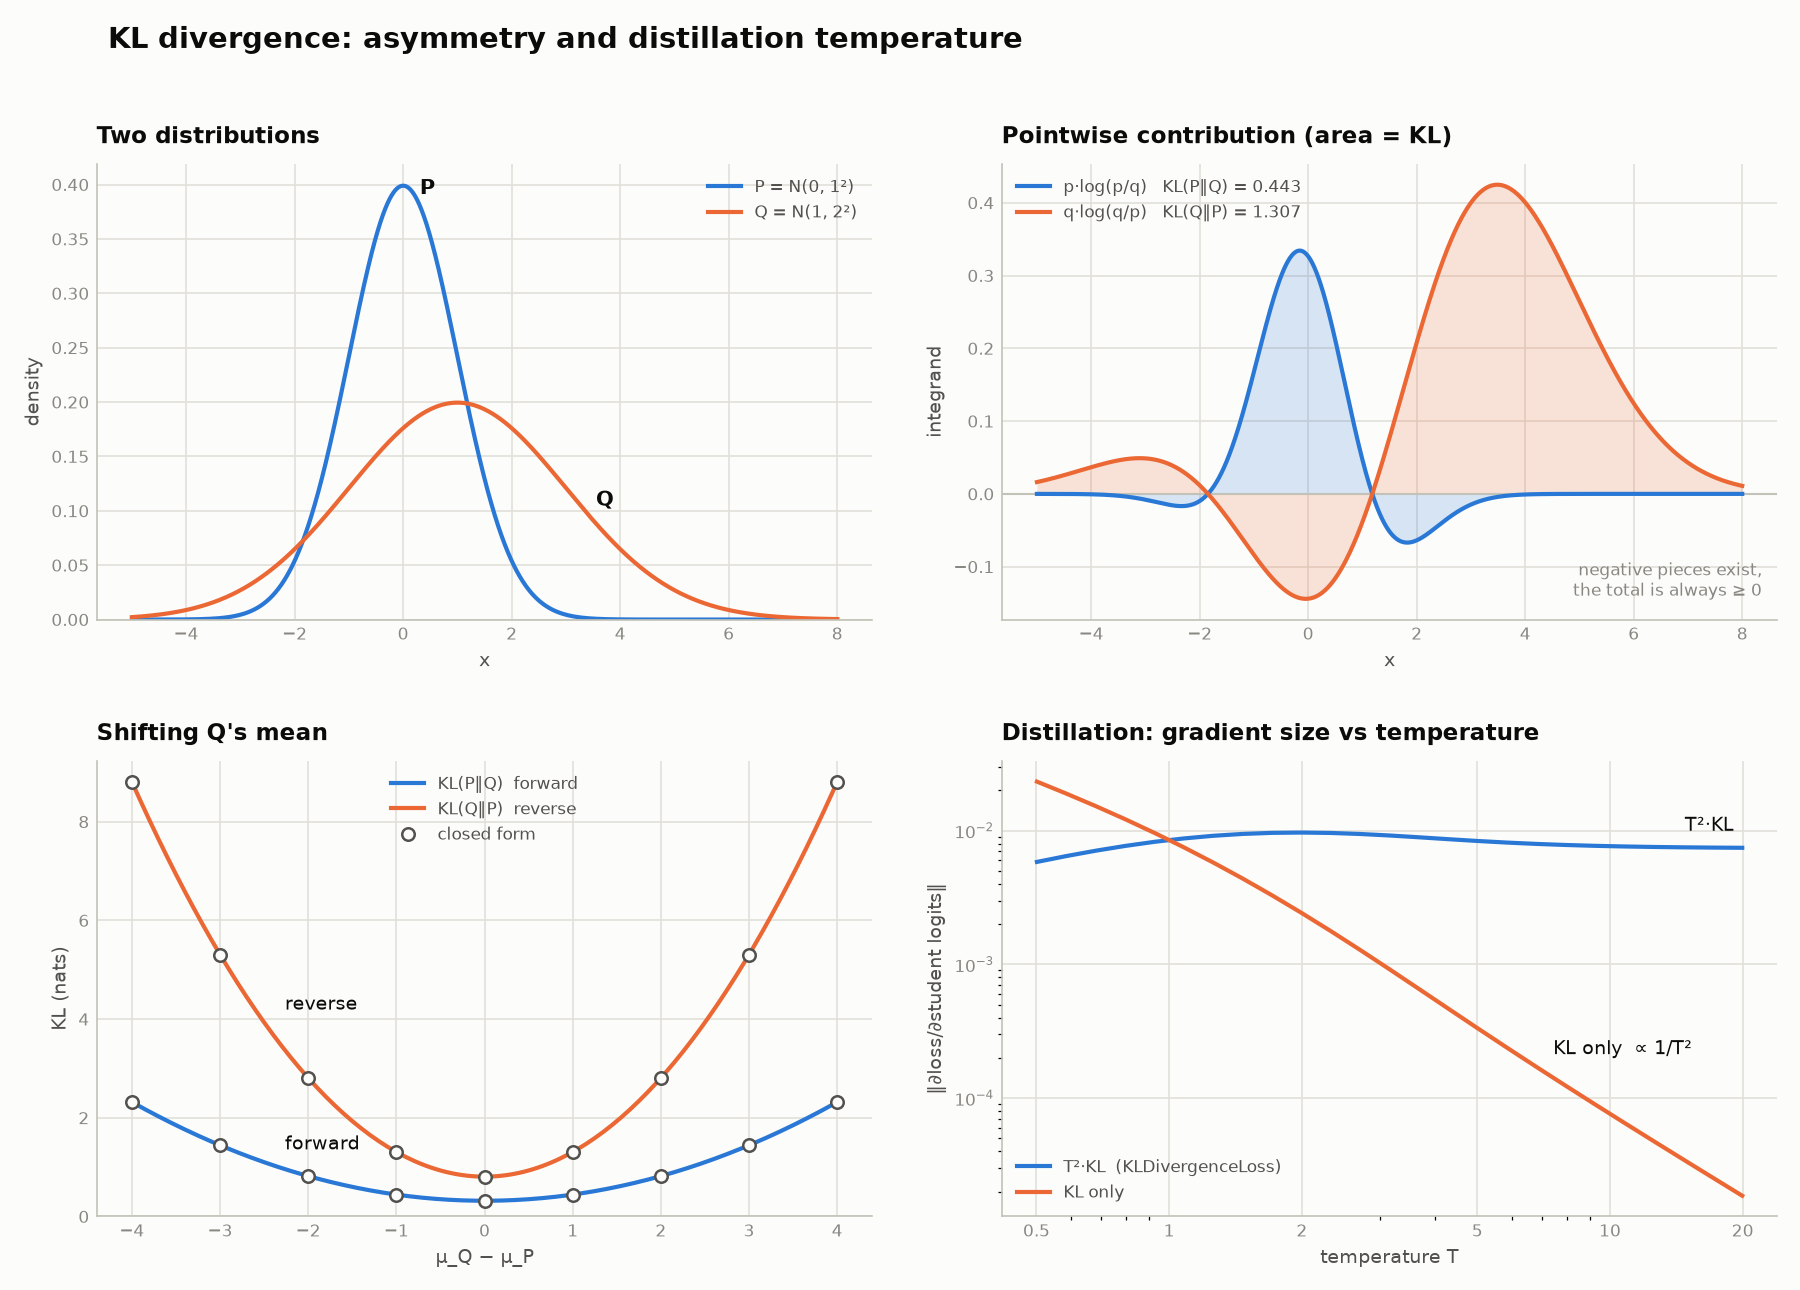

This chart was generated by the following Python code:
import argparse
import math
from pathlib import Path

import torch
import torch.nn as nn
import torch.nn.functional as F


# ----------------------------------------------------------------- loss
def kl_divergence(p_logits, q_logits, dim=1, temperature=1.0, mask=None, reduction="mean"):
    """KL(P || Q) = sum_c p_c * (log p_c - log q_c), with P, Q = softmax(logits / T) along `dim`.

    P is the target (teacher), Q the prediction pulled toward it. Any shape works --
    (N, C), (B, C, N), (B, C, H, W): every position off `dim` is one distribution.
    `mask` has the logits shape minus `dim` and keeps valid positions (e.g. drops padded points).
    reduction: "mean" over positions (== F.kl_div "batchmean" for 2-D input), "sum" or "none".
    Logits must be finite (a -inf logit gives 0 * inf = nan).
    """
    log_p = F.log_softmax(p_logits / temperature, dim)
    log_q = F.log_softmax(q_logits / temperature, dim)
    kl = (log_p.exp() * (log_p - log_q)).sum(dim)
    if mask is not None:
        kl = kl[mask]
    if reduction == "none":
        return kl
    if reduction == "sum":
        return kl.sum()
    return kl.mean() if kl.numel() else kl.sum() * 0


class KLDivergenceLoss(nn.Module):
    """Distillation loss T^2 * KL(teacher || student) (Hinton et al. 2015).

    The T^2 factor cancels the 1/T^2 that softening puts on the gradient, so the loss
    weight does not have to be retuned when T changes. The teacher is detached.
    """

    def __init__(self, temperature=1.0, dim=1, reduction="mean"):
        super().__init__()
        self.temperature, self.dim, self.reduction = temperature, dim, reduction

    def forward(self, student_logits, teacher_logits, mask=None):
        kl = kl_divergence(teacher_logits.detach(), student_logits, self.dim,
                           self.temperature, mask, self.reduction)
        return self.temperature ** 2 * kl


# ----------------------------------------------------------------- checks
def gaussian_kl(mu1, s1, mu2, s2):
    """Closed form KL(N(mu1, s1^2) || N(mu2, s2^2))."""
    return math.log(s2 / s1) + (s1 ** 2 + (mu1 - mu2) ** 2) / (2 * s2 ** 2) - 0.5


def gaussian_log_pdf(x, mu, s):
    return -0.5 * ((x - mu) / s) ** 2 - math.log(s * math.sqrt(2 * math.pi))


def self_check():
    torch.manual_seed(0)
    # (N, C) against torch's own kl_div
    p, q = torch.randn(512, 17), torch.randn(512, 17)
    ref = F.kl_div(q.log_softmax(1), p.log_softmax(1), reduction="batchmean", log_target=True)
    ours = kl_divergence(p, q)
    print(f"(N, C)       ours={ours:.6f}  F.kl_div={ref:.6f}")
    assert torch.allclose(ours, ref, atol=1e-6)

    # (B, C, N) with a padding mask
    p, q = torch.randn(2, 17, 300), torch.randn(2, 17, 300)
    valid = torch.zeros(2, 300, dtype=torch.bool)
    valid[0, :300], valid[1, :180] = True, True
    flat = lambda t: t.permute(0, 2, 1)[valid]                        # -> (n_valid, C)
    ref = F.kl_div(flat(q).log_softmax(1), flat(p).log_softmax(1),
                   reduction="batchmean", log_target=True)
    ours = kl_divergence(p, q, mask=valid)
    print(f"(B, C, N)    ours={ours:.6f}  F.kl_div={ref:.6f}  (masked)")
    assert torch.allclose(ours, ref, atol=1e-6)

    # identical distributions -> 0, and KL >= 0 everywhere
    assert kl_divergence(p, p).abs() < 1e-6
    assert (kl_divergence(p, q, reduction="none") >= -1e-6).all()

    # discretised Gaussians against the closed form (softmax of log-pdf = normalised density)
    x = torch.linspace(-15, 15, 20001, dtype=torch.float64)
    lp, lq = gaussian_log_pdf(x, 0, 1), gaussian_log_pdf(x, 1, 2)
    print(f"Gaussian     KL(P||Q)={kl_divergence(lp, lq, dim=0):.6f}  "
          f"closed={gaussian_kl(0, 1, 1, 2):.6f}")
    print(f"             KL(Q||P)={kl_divergence(lq, lp, dim=0):.6f}  "
          f"closed={gaussian_kl(1, 2, 0, 1):.6f}")
    assert abs(kl_divergence(lp, lq, dim=0) - gaussian_kl(0, 1, 1, 2)) < 1e-6
    print("self-check ok")


# ----------------------------------------------------------------- plot
SURFACE, INK, INK2, MUTED, GRID, AXIS = "#fcfcfb", "#0b0b0b", "#52514e", "#898781", "#e1e0d9", "#c3c2b7"
BLUE, ORANGE = "#2a78d6", "#eb6834"


def _style(ax, title, xlabel, ylabel):
    ax.set_facecolor(SURFACE)
    ax.set_title(title, loc="left", color=INK, fontsize=11, fontweight="bold", pad=10)
    ax.set_xlabel(xlabel, color=INK2, fontsize=9)
    ax.set_ylabel(ylabel, color=INK2, fontsize=9)
    ax.tick_params(colors=MUTED, labelsize=8, length=0)
    ax.grid(True, color=GRID, linewidth=0.8)
    ax.set_axisbelow(True)
    for side in ("top", "right"):
        ax.spines[side].set_visible(False)
    for side in ("left", "bottom"):
        ax.spines[side].set_color(AXIS)


def _legend(ax, **kw):
    ax.legend(frameon=False, fontsize=8, labelcolor=INK2, **kw)


def plot_kl_divergence(save_path=None, show=False):
    import matplotlib.pyplot as plt
    from matplotlib.ticker import FuncFormatter, NullFormatter

    mu_p, s_p, mu_q, s_q = 0.0, 1.0, 1.0, 2.0
    x = torch.linspace(-15, 15, 20001, dtype=torch.float64)
    lp, lq = gaussian_log_pdf(x, mu_p, s_p), gaussian_log_pdf(x, mu_q, s_q)
    p, q = lp.exp(), lq.exp()
    kl_pq = kl_divergence(lp, lq, dim=0).item()
    kl_qp = kl_divergence(lq, lp, dim=0).item()
    view = (x > -5) & (x < 8)
    xv = x[view].numpy()

    fig, axes = plt.subplots(2, 2, figsize=(12, 8.6), facecolor=SURFACE)
    fig.suptitle("KL divergence: asymmetry and distillation temperature", x=0.06, ha="left",
                 color=INK, fontsize=14, fontweight="bold")

    # (a) the two distributions
    ax = axes[0, 0]
    _style(ax, "Two distributions", "x", "density")
    ax.plot(xv, p[view], color=BLUE, lw=2, label=f"P = N({mu_p:g}, {s_p:g}²)")
    ax.plot(xv, q[view], color=ORANGE, lw=2, label=f"Q = N({mu_q:g}, {s_q:g}²)")
    ax.annotate("P", (0.0, p.max().item()), xytext=(8, -4), textcoords="offset points",
                color=INK, fontsize=10, fontweight="bold")
    ax.annotate("Q", (3.4, math.exp(gaussian_log_pdf(3.4, mu_q, s_q))), xytext=(4, 4),
                textcoords="offset points", color=INK, fontsize=10, fontweight="bold")
    ax.set_ylim(bottom=0)
    _legend(ax, loc="upper right")

    # (b) where each direction pays: the integrand, area under it = KL
    ax = axes[0, 1]
    _style(ax, "Pointwise contribution (area = KL)", "x", "integrand")
    f_pq, f_qp = (p * (lp - lq))[view], (q * (lq - lp))[view]
    ax.axhline(0, color=AXIS, lw=1)
    ax.fill_between(xv, 0, f_pq, color=BLUE, alpha=0.18, lw=0)
    ax.fill_between(xv, 0, f_qp, color=ORANGE, alpha=0.18, lw=0)
    ax.plot(xv, f_pq, color=BLUE, lw=2, label=f"p·log(p/q)   KL(P‖Q) = {kl_pq:.3f}")
    ax.plot(xv, f_qp, color=ORANGE, lw=2, label=f"q·log(q/p)   KL(Q‖P) = {kl_qp:.3f}")
    ax.text(0.98, 0.04, "negative pieces exist,\nthe total is always ≥ 0", transform=ax.transAxes,
            ha="right", va="bottom", color=MUTED, fontsize=8)
    _legend(ax, loc="upper left")

    # (c) sweep the mean of Q: forward vs reverse, our implementation vs closed form
    ax = axes[1, 0]
    _style(ax, "Shifting Q's mean", "μ_Q − μ_P", "KL (nats)")
    shifts = torch.linspace(-4, 4, 161, dtype=torch.float64)
    fwd, rev = [], []
    for d in shifts.tolist():
        lq_d = gaussian_log_pdf(x, d, s_q)
        fwd.append(kl_divergence(lp, lq_d, dim=0).item())
        rev.append(kl_divergence(lq_d, lp, dim=0).item())
    ax.plot(shifts, fwd, color=BLUE, lw=2, label="KL(P‖Q)  forward")
    ax.plot(shifts, rev, color=ORANGE, lw=2, label="KL(Q‖P)  reverse")
    marks = [-4, -3, -2, -1, 0, 1, 2, 3, 4]
    ax.plot(marks, [gaussian_kl(0, s_p, d, s_q) for d in marks], "o", ms=6, mfc=SURFACE,
            mec=INK2, mew=1.2, ls="none", label="closed form")
    ax.plot(marks, [gaussian_kl(d, s_q, 0, s_p) for d in marks], "o", ms=6, mfc=SURFACE,
            mec=INK2, mew=1.2, ls="none")
    i = 30                                                             # shift = -2.5
    for name, ys in (("reverse", rev), ("forward", fwd)):
        ax.annotate(name, (shifts[i], ys[i]), xytext=(10, 4), textcoords="offset points",
                    ha="left", va="bottom", color=INK, fontsize=9)
    ax.set_ylim(bottom=0)
    _legend(ax, loc="upper center")

    # (d) distillation: why the loss is scaled by T^2
    ax = axes[1, 1]
    _style(ax, "Distillation: gradient size vs temperature", "temperature T",
           "‖∂loss/∂student logits‖")
    torch.manual_seed(0)
    teacher = torch.randn(4096, 17) * 3
    student0 = teacher + torch.randn(4096, 17) * 2
    temps = torch.logspace(-0.3, 1.3, 25).tolist()
    g_scaled, g_plain = [], []
    for t in temps:
        for scaled, out in ((True, g_scaled), (False, g_plain)):
            s = student0.clone().requires_grad_(True)
            loss = KLDivergenceLoss(t)(s, teacher)
            if not scaled:
                loss = loss / t ** 2
            loss.backward()
            out.append(s.grad.norm().item())
    ax.plot(temps, g_scaled, color=BLUE, lw=2, label="T²·KL  (KLDivergenceLoss)")
    ax.plot(temps, g_plain, color=ORANGE, lw=2, label="KL only")
    ax.set_xscale("log")
    ax.set_yscale("log")
    ax.set_xticks([0.5, 1, 2, 5, 10, 20])
    ax.xaxis.set_major_formatter(FuncFormatter(lambda v, _: f"{v:g}"))
    ax.xaxis.set_minor_formatter(NullFormatter())
    ax.annotate("T²·KL", (temps[-1], g_scaled[-1]), xytext=(-4, 6), textcoords="offset points",
                ha="right", va="bottom", color=INK, fontsize=9)
    ax.annotate("KL only  ∝ 1/T²", (temps[17], g_plain[17]), xytext=(8, 4),
                textcoords="offset points", ha="left", va="bottom", color=INK, fontsize=9)
    _legend(ax, loc="lower left")

    fig.tight_layout(rect=(0, 0, 1, 0.96), h_pad=2.5, w_pad=2.5)
    if save_path:
        fig.savefig(save_path, dpi=150, facecolor=SURFACE)
        print(f"saved {save_path}")
    if show:
        plt.show()
    plt.close(fig)


if __name__ == "__main__":
    ap = argparse.ArgumentParser()
    ap.add_argument("--out", default=str(Path(__file__).with_suffix(".png")))
    ap.add_argument("--show", action="store_true")
    a = ap.parse_args()
    self_check()
    plot_kl_divergence(a.out, a.show)
